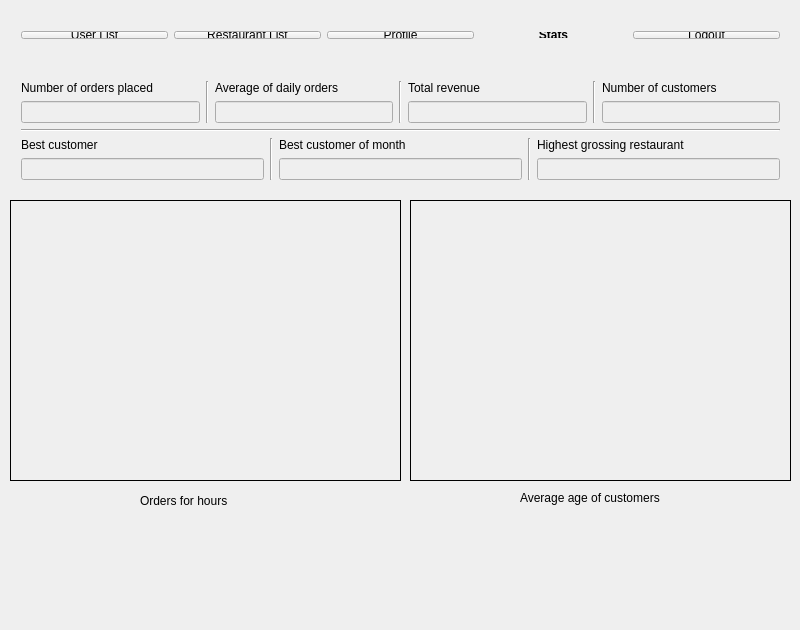
<?xml version="1.0" encoding="UTF-8"?>
<ui version="4.0">
 <class>AdminGUI</class>
 <widget class="QDialog" name="AdminGUI">
  <property name="geometry">
   <rect>
    <x>0</x>
    <y>0</y>
    <width>800</width>
    <height>630</height>
   </rect>
  </property>
  <property name="windowTitle">
   <string>AdminGUI</string>
  </property>
  <property name="windowIcon">
   <iconset>
    <normaloff>icon.png</normaloff>icon.png</iconset>
  </property>
  <widget class="QStackedWidget" name="AdminInterface">
   <property name="geometry">
    <rect>
     <x>10</x>
     <y>10</y>
     <width>781</width>
     <height>611</height>
    </rect>
   </property>
   <property name="currentIndex">
    <number>3</number>
   </property>
   <widget class="QWidget" name="UserList">
    <widget class="QTableWidget" name="userList">
     <property name="geometry">
      <rect>
       <x>0</x>
       <y>50</y>
       <width>781</width>
       <height>521</height>
      </rect>
     </property>
     <column>
      <property name="text">
       <string>Id</string>
      </property>
     </column>
     <column>
      <property name="text">
       <string>Name</string>
      </property>
     </column>
     <column>
      <property name="text">
       <string>Surname</string>
      </property>
     </column>
     <column>
      <property name="text">
       <string>Email</string>
      </property>
     </column>
     <column>
      <property name="text">
       <string>Phone</string>
      </property>
     </column>
     <column>
      <property name="text">
       <string>Balance</string>
      </property>
     </column>
    </widget>
    <widget class="QPushButton" name="deleteUserBtn">
     <property name="geometry">
      <rect>
       <x>610</x>
       <y>580</y>
       <width>171</width>
       <height>28</height>
      </rect>
     </property>
     <property name="text">
      <string>Delete selected user</string>
     </property>
    </widget>
    <widget class="QLabel" name="userListErrorLabel">
     <property name="geometry">
      <rect>
       <x>420</x>
       <y>580</y>
       <width>191</width>
       <height>31</height>
      </rect>
     </property>
     <property name="text">
      <string/>
     </property>
    </widget>
    <widget class="QWidget" name="layoutWidget">
     <property name="geometry">
      <rect>
       <x>0</x>
       <y>10</y>
       <width>781</width>
       <height>30</height>
      </rect>
     </property>
     <layout class="QHBoxLayout" name="horizontalLayout">
      <item>
       <widget class="QPushButton" name="userListTab">
        <property name="font">
         <font>
          <weight>75</weight>
          <bold>true</bold>
         </font>
        </property>
        <property name="text">
         <string>User List</string>
        </property>
        <property name="autoDefault">
         <bool>false</bool>
        </property>
        <property name="default">
         <bool>true</bool>
        </property>
        <property name="flat">
         <bool>true</bool>
        </property>
       </widget>
      </item>
      <item>
       <widget class="QPushButton" name="restaurantListTab">
        <property name="text">
         <string>Restaurant List</string>
        </property>
       </widget>
      </item>
      <item>
       <widget class="QPushButton" name="profileTab">
        <property name="text">
         <string>Profile</string>
        </property>
       </widget>
      </item>
      <item>
       <widget class="QPushButton" name="statsTab">
        <property name="text">
         <string>Stats</string>
        </property>
       </widget>
      </item>
      <item>
       <widget class="QPushButton" name="logoutTab">
        <property name="text">
         <string>Logout</string>
        </property>
       </widget>
      </item>
     </layout>
    </widget>
   </widget>
   <widget class="QWidget" name="RestaurantList">
    <widget class="QLabel" name="createRestaurantLabel">
     <property name="geometry">
      <rect>
       <x>20</x>
       <y>80</y>
       <width>361</width>
       <height>31</height>
      </rect>
     </property>
     <property name="font">
      <font>
       <pointsize>20</pointsize>
      </font>
     </property>
     <property name="text">
      <string>Create a new restaurant</string>
     </property>
    </widget>
    <widget class="Line" name="line">
     <property name="geometry">
      <rect>
       <x>380</x>
       <y>50</y>
       <width>20</width>
       <height>541</height>
      </rect>
     </property>
     <property name="orientation">
      <enum>Qt::Vertical</enum>
     </property>
    </widget>
    <widget class="QTableWidget" name="restaurantList">
     <property name="geometry">
      <rect>
       <x>390</x>
       <y>50</y>
       <width>391</width>
       <height>491</height>
      </rect>
     </property>
     <column>
      <property name="text">
       <string>Id</string>
      </property>
     </column>
     <column>
      <property name="text">
       <string>Name</string>
      </property>
     </column>
     <column>
      <property name="text">
       <string>Address</string>
      </property>
     </column>
     <column>
      <property name="text">
       <string>Phone</string>
      </property>
     </column>
    </widget>
    <widget class="QPushButton" name="deleteRestaurantBtn">
     <property name="geometry">
      <rect>
       <x>390</x>
       <y>570</y>
       <width>391</width>
       <height>28</height>
      </rect>
     </property>
     <property name="text">
      <string>Delete selected restaurant</string>
     </property>
    </widget>
    <widget class="QWidget" name="layoutWidget">
     <property name="geometry">
      <rect>
       <x>0</x>
       <y>10</y>
       <width>781</width>
       <height>30</height>
      </rect>
     </property>
     <layout class="QHBoxLayout" name="horizontalLayout_2">
      <item>
       <widget class="QPushButton" name="userListTab_2">
        <property name="text">
         <string>User List</string>
        </property>
       </widget>
      </item>
      <item>
       <widget class="QPushButton" name="restaurantListTab_2">
        <property name="font">
         <font>
          <weight>75</weight>
          <bold>true</bold>
         </font>
        </property>
        <property name="text">
         <string>Restaurant List</string>
        </property>
        <property name="autoDefault">
         <bool>false</bool>
        </property>
        <property name="default">
         <bool>true</bool>
        </property>
        <property name="flat">
         <bool>true</bool>
        </property>
       </widget>
      </item>
      <item>
       <widget class="QPushButton" name="profileTab_2">
        <property name="text">
         <string>Profile</string>
        </property>
       </widget>
      </item>
      <item>
       <widget class="QPushButton" name="statsTab_2">
        <property name="text">
         <string>Stats</string>
        </property>
       </widget>
      </item>
      <item>
       <widget class="QPushButton" name="logoutTab_2">
        <property name="text">
         <string>Logout</string>
        </property>
       </widget>
      </item>
     </layout>
    </widget>
    <widget class="QWidget" name="layoutWidget">
     <property name="geometry">
      <rect>
       <x>10</x>
       <y>130</y>
       <width>201</width>
       <height>380</height>
      </rect>
     </property>
     <layout class="QVBoxLayout" name="verticalLayout">
      <item>
       <widget class="QLabel" name="restaurantNameLabel">
        <property name="text">
         <string>Name</string>
        </property>
       </widget>
      </item>
      <item>
       <widget class="QLineEdit" name="restaurantName"/>
      </item>
      <item>
       <widget class="QLabel" name="nameErrorLabel">
        <property name="font">
         <font>
          <weight>75</weight>
          <bold>true</bold>
         </font>
        </property>
        <property name="text">
         <string/>
        </property>
       </widget>
      </item>
      <item>
       <widget class="QLabel" name="restaurantAddLabel">
        <property name="text">
         <string>Address</string>
        </property>
       </widget>
      </item>
      <item>
       <widget class="QLineEdit" name="restaurantAdd"/>
      </item>
      <item>
       <widget class="QLabel" name="addressErrorLabel">
        <property name="font">
         <font>
          <weight>75</weight>
          <bold>true</bold>
         </font>
        </property>
        <property name="text">
         <string/>
        </property>
       </widget>
      </item>
      <item>
       <widget class="QLabel" name="restaurantPhoneLabel">
        <property name="text">
         <string>Phone</string>
        </property>
       </widget>
      </item>
      <item>
       <widget class="QLineEdit" name="restaurantPhone"/>
      </item>
      <item>
       <widget class="QLabel" name="phoneErrorLabel">
        <property name="font">
         <font>
          <weight>75</weight>
          <bold>true</bold>
         </font>
        </property>
        <property name="text">
         <string/>
        </property>
       </widget>
      </item>
      <item>
       <widget class="QLabel" name="restaurantEmailLabel">
        <property name="text">
         <string>Email</string>
        </property>
       </widget>
      </item>
      <item>
       <widget class="QLineEdit" name="restaurantEmail"/>
      </item>
      <item>
       <widget class="QLabel" name="emailErrorLabel">
        <property name="font">
         <font>
          <weight>75</weight>
          <bold>true</bold>
         </font>
        </property>
        <property name="text">
         <string/>
        </property>
       </widget>
      </item>
      <item>
       <widget class="QLabel" name="restaurantPswLabel">
        <property name="text">
         <string>Password</string>
        </property>
       </widget>
      </item>
      <item>
       <widget class="QLineEdit" name="restaurantPsw">
        <property name="echoMode">
         <enum>QLineEdit::Password</enum>
        </property>
       </widget>
      </item>
      <item>
       <widget class="QLabel" name="pswErrorLabel">
        <property name="font">
         <font>
          <weight>75</weight>
          <bold>true</bold>
         </font>
        </property>
        <property name="text">
         <string/>
        </property>
       </widget>
      </item>
     </layout>
    </widget>
    <widget class="QWidget" name="layoutWidget">
     <property name="geometry">
      <rect>
       <x>10</x>
       <y>520</y>
       <width>371</width>
       <height>53</height>
      </rect>
     </property>
     <layout class="QVBoxLayout" name="verticalLayout_2">
      <item>
       <widget class="QLabel" name="createRestaurantError">
        <property name="text">
         <string/>
        </property>
       </widget>
      </item>
      <item>
       <widget class="QPushButton" name="createRestaurantBtn">
        <property name="text">
         <string>Create restaurant</string>
        </property>
       </widget>
      </item>
     </layout>
    </widget>
    <widget class="QLabel" name="deleteRestaurantLabel">
     <property name="geometry">
      <rect>
       <x>400</x>
       <y>550</y>
       <width>371</width>
       <height>20</height>
      </rect>
     </property>
     <property name="text">
      <string/>
     </property>
    </widget>
    <widget class="QLabel" name="label_6">
     <property name="geometry">
      <rect>
       <x>40</x>
       <y>530</y>
       <width>55</width>
       <height>16</height>
      </rect>
     </property>
     <property name="font">
      <font>
       <weight>75</weight>
       <bold>true</bold>
      </font>
     </property>
     <property name="text">
      <string/>
     </property>
    </widget>
   </widget>
   <widget class="QWidget" name="Profile">
    <widget class="QLabel" name="label">
     <property name="geometry">
      <rect>
       <x>310</x>
       <y>70</y>
       <width>171</width>
       <height>31</height>
      </rect>
     </property>
     <property name="font">
      <font>
       <pointsize>20</pointsize>
      </font>
     </property>
     <property name="text">
      <string>Your Profile</string>
     </property>
    </widget>
    <widget class="QWidget" name="layoutWidget">
     <property name="geometry">
      <rect>
       <x>0</x>
       <y>10</y>
       <width>781</width>
       <height>30</height>
      </rect>
     </property>
     <layout class="QHBoxLayout" name="horizontalLayout_3">
      <item>
       <widget class="QPushButton" name="userListTab_3">
        <property name="text">
         <string>User List</string>
        </property>
       </widget>
      </item>
      <item>
       <widget class="QPushButton" name="restaurantListTab_3">
        <property name="text">
         <string>Restaurant List</string>
        </property>
       </widget>
      </item>
      <item>
       <widget class="QPushButton" name="profileTab_3">
        <property name="font">
         <font>
          <weight>75</weight>
          <bold>true</bold>
         </font>
        </property>
        <property name="text">
         <string>Profile</string>
        </property>
        <property name="autoDefault">
         <bool>false</bool>
        </property>
        <property name="default">
         <bool>true</bool>
        </property>
        <property name="flat">
         <bool>true</bool>
        </property>
       </widget>
      </item>
      <item>
       <widget class="QPushButton" name="statsTab_3">
        <property name="text">
         <string>Stats</string>
        </property>
       </widget>
      </item>
      <item>
       <widget class="QPushButton" name="logoutTab_3">
        <property name="text">
         <string>Logout</string>
        </property>
       </widget>
      </item>
     </layout>
    </widget>
    <widget class="QWidget" name="layoutWidget">
     <property name="geometry">
      <rect>
       <x>270</x>
       <y>130</y>
       <width>261</width>
       <height>149</height>
      </rect>
     </property>
     <layout class="QVBoxLayout" name="verticalLayout_3">
      <item>
       <widget class="QLabel" name="emailProfileLabel">
        <property name="text">
         <string>Email</string>
        </property>
       </widget>
      </item>
      <item>
       <widget class="QLineEdit" name="emailLineEdit"/>
      </item>
      <item>
       <widget class="QLabel" name="emailProfileErrorLabel">
        <property name="font">
         <font>
          <weight>75</weight>
          <bold>true</bold>
         </font>
        </property>
        <property name="text">
         <string/>
        </property>
       </widget>
      </item>
      <item>
       <widget class="QLabel" name="pswProfileLabel">
        <property name="text">
         <string>Password</string>
        </property>
       </widget>
      </item>
      <item>
       <widget class="QLineEdit" name="pswLineEdit">
        <property name="echoMode">
         <enum>QLineEdit::Password</enum>
        </property>
       </widget>
      </item>
      <item>
       <widget class="QLabel" name="pswProfileErrorLabel">
        <property name="font">
         <font>
          <weight>75</weight>
          <bold>true</bold>
         </font>
        </property>
        <property name="text">
         <string/>
        </property>
       </widget>
      </item>
     </layout>
    </widget>
    <widget class="QWidget" name="layoutWidget">
     <property name="geometry">
      <rect>
       <x>230</x>
       <y>360</y>
       <width>341</width>
       <height>53</height>
      </rect>
     </property>
     <layout class="QVBoxLayout" name="verticalLayout_4">
      <item>
       <widget class="QLabel" name="updateProfileError">
        <property name="text">
         <string/>
        </property>
       </widget>
      </item>
      <item>
       <widget class="QPushButton" name="updateProfileBtn">
        <property name="text">
         <string>Update data</string>
        </property>
       </widget>
      </item>
     </layout>
    </widget>
   </widget>
   <widget class="QWidget" name="Stats">
    <widget class="QWidget" name="layoutWidget">
     <property name="geometry">
      <rect>
       <x>0</x>
       <y>10</y>
       <width>781</width>
       <height>30</height>
      </rect>
     </property>
     <layout class="QHBoxLayout" name="horizontalLayout_4">
      <item>
       <widget class="QPushButton" name="userListTab_4">
        <property name="text">
         <string>User List</string>
        </property>
       </widget>
      </item>
      <item>
       <widget class="QPushButton" name="restaurantListTab_4">
        <property name="text">
         <string>Restaurant List</string>
        </property>
       </widget>
      </item>
      <item>
       <widget class="QPushButton" name="profileTab_4">
        <property name="text">
         <string>Profile</string>
        </property>
       </widget>
      </item>
      <item>
       <widget class="QPushButton" name="statsTab_4">
        <property name="font">
         <font>
          <weight>75</weight>
          <bold>true</bold>
         </font>
        </property>
        <property name="text">
         <string>Stats</string>
        </property>
        <property name="autoDefault">
         <bool>false</bool>
        </property>
        <property name="default">
         <bool>true</bool>
        </property>
        <property name="flat">
         <bool>true</bool>
        </property>
       </widget>
      </item>
      <item>
       <widget class="QPushButton" name="logoutTab_4">
        <property name="text">
         <string>Logout</string>
        </property>
       </widget>
      </item>
     </layout>
    </widget>
    <widget class="QLabel" name="label_10">
     <property name="geometry">
      <rect>
       <x>130</x>
       <y>480</y>
       <width>101</width>
       <height>21</height>
      </rect>
     </property>
     <property name="text">
      <string>Orders for hours</string>
     </property>
    </widget>
    <widget class="QLabel" name="label_11">
     <property name="geometry">
      <rect>
       <x>510</x>
       <y>480</y>
       <width>161</width>
       <height>16</height>
      </rect>
     </property>
     <property name="text">
      <string>Average age of customers</string>
     </property>
    </widget>
    <widget class="QLabel" name="plotOrdersForHour">
     <property name="geometry">
      <rect>
       <x>0</x>
       <y>190</y>
       <width>391</width>
       <height>281</height>
      </rect>
     </property>
     <property name="frameShape">
      <enum>QFrame::Box</enum>
     </property>
     <property name="text">
      <string/>
     </property>
    </widget>
    <widget class="QLabel" name="plotAge">
     <property name="geometry">
      <rect>
       <x>400</x>
       <y>190</y>
       <width>381</width>
       <height>281</height>
      </rect>
     </property>
     <property name="frameShape">
      <enum>QFrame::Box</enum>
     </property>
     <property name="text">
      <string/>
     </property>
    </widget>
    <widget class="QWidget" name="layoutWidget">
     <property name="geometry">
      <rect>
       <x>0</x>
       <y>60</y>
       <width>781</width>
       <height>121</height>
      </rect>
     </property>
     <layout class="QVBoxLayout" name="verticalLayout_12">
      <item>
       <layout class="QHBoxLayout" name="horizontalLayout_5">
        <item>
         <layout class="QVBoxLayout" name="verticalLayout_6">
          <item>
           <widget class="QLabel" name="TotalOrderLabel">
            <property name="text">
             <string>Number of orders placed</string>
            </property>
           </widget>
          </item>
          <item>
           <widget class="QLineEdit" name="TotalOrderLineEdit">
            <property name="enabled">
             <bool>false</bool>
            </property>
           </widget>
          </item>
         </layout>
        </item>
        <item>
         <widget class="Line" name="line_2">
          <property name="orientation">
           <enum>Qt::Vertical</enum>
          </property>
         </widget>
        </item>
        <item>
         <layout class="QVBoxLayout" name="verticalLayout_8">
          <item>
           <widget class="QLabel" name="dailyOrdersLabel">
            <property name="text">
             <string>Average of daily orders</string>
            </property>
           </widget>
          </item>
          <item>
           <widget class="QLineEdit" name="dailyOrdersLineEdit">
            <property name="enabled">
             <bool>false</bool>
            </property>
           </widget>
          </item>
         </layout>
        </item>
        <item>
         <widget class="Line" name="line_3">
          <property name="orientation">
           <enum>Qt::Vertical</enum>
          </property>
         </widget>
        </item>
        <item>
         <layout class="QVBoxLayout" name="verticalLayout_7">
          <item>
           <widget class="QLabel" name="TotalsLabel">
            <property name="text">
             <string>Total revenue</string>
            </property>
           </widget>
          </item>
          <item>
           <widget class="QLineEdit" name="TotalsLineEdit">
            <property name="enabled">
             <bool>false</bool>
            </property>
           </widget>
          </item>
         </layout>
        </item>
        <item>
         <widget class="Line" name="line_4">
          <property name="orientation">
           <enum>Qt::Vertical</enum>
          </property>
         </widget>
        </item>
        <item>
         <layout class="QVBoxLayout" name="verticalLayout_5">
          <item>
           <widget class="QLabel" name="TotalCustomerLabel">
            <property name="text">
             <string>Number of customers</string>
            </property>
           </widget>
          </item>
          <item>
           <widget class="QLineEdit" name="TotalCustomerLineEdit">
            <property name="enabled">
             <bool>false</bool>
            </property>
           </widget>
          </item>
         </layout>
        </item>
       </layout>
      </item>
      <item>
       <widget class="Line" name="line_7">
        <property name="orientation">
         <enum>Qt::Horizontal</enum>
        </property>
       </widget>
      </item>
      <item>
       <layout class="QHBoxLayout" name="horizontalLayout_6">
        <item>
         <layout class="QVBoxLayout" name="verticalLayout_9">
          <item>
           <widget class="QLabel" name="bestCustomerLabel">
            <property name="text">
             <string>Best customer</string>
            </property>
           </widget>
          </item>
          <item>
           <widget class="QLineEdit" name="bestCustomerLineEdit">
            <property name="enabled">
             <bool>false</bool>
            </property>
           </widget>
          </item>
         </layout>
        </item>
        <item>
         <widget class="Line" name="line_5">
          <property name="orientation">
           <enum>Qt::Vertical</enum>
          </property>
         </widget>
        </item>
        <item>
         <layout class="QVBoxLayout" name="verticalLayout_11">
          <item>
           <widget class="QLabel" name="label_8">
            <property name="text">
             <string>Best customer of month</string>
            </property>
           </widget>
          </item>
          <item>
           <widget class="QLineEdit" name="bestCustomerOfMonthEdit">
            <property name="enabled">
             <bool>false</bool>
            </property>
           </widget>
          </item>
         </layout>
        </item>
        <item>
         <widget class="Line" name="line_6">
          <property name="orientation">
           <enum>Qt::Vertical</enum>
          </property>
         </widget>
        </item>
        <item>
         <layout class="QVBoxLayout" name="verticalLayout_10">
          <item>
           <widget class="QLabel" name="topgrossingLabel">
            <property name="enabled">
             <bool>true</bool>
            </property>
            <property name="text">
             <string>Highest grossing restaurant</string>
            </property>
           </widget>
          </item>
          <item>
           <widget class="QLineEdit" name="topgrossingLineEdit">
            <property name="enabled">
             <bool>false</bool>
            </property>
           </widget>
          </item>
         </layout>
        </item>
       </layout>
      </item>
     </layout>
    </widget>
   </widget>
  </widget>
 </widget>
 <layoutdefault spacing="6" margin="11"/>
 <resources/>
 <connections/>
</ui>
